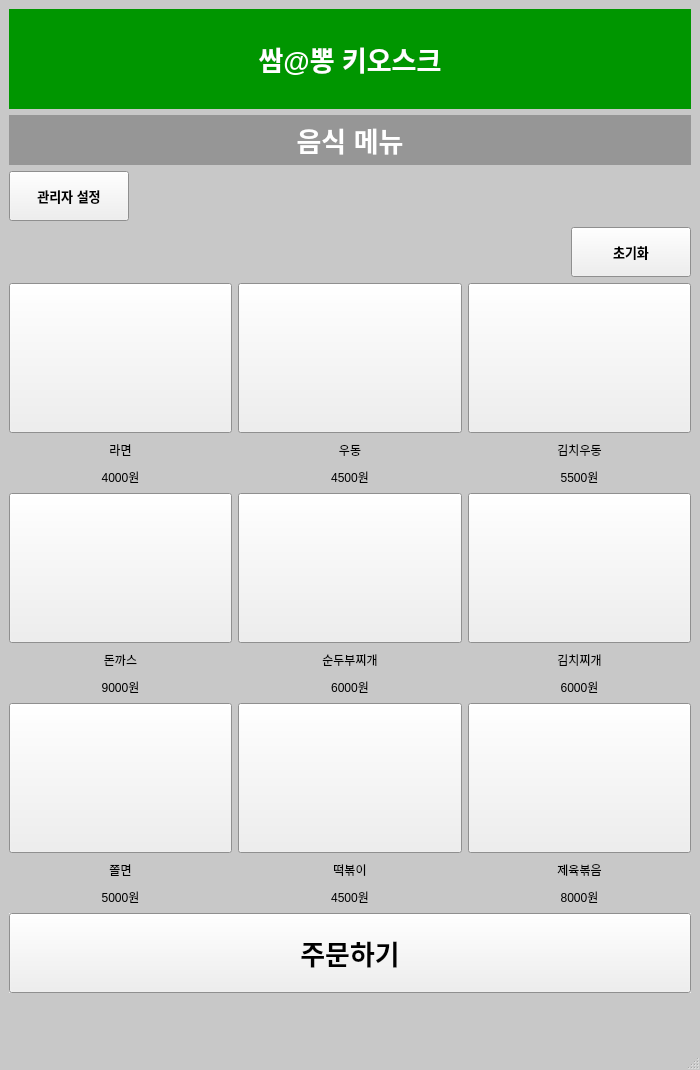
<?xml version="1.0" encoding="UTF-8"?>
<ui version="4.0">
 <class>Order</class>
 <widget class="QMainWindow" name="Order">
  <property name="geometry">
   <rect>
    <x>0</x>
    <y>0</y>
    <width>700</width>
    <height>1070</height>
   </rect>
  </property>
  <property name="palette">
   <palette>
    <active>
     <colorrole role="Base">
      <brush brushstyle="SolidPattern">
       <color alpha="255">
        <red>255</red>
        <green>255</green>
        <blue>255</blue>
       </color>
      </brush>
     </colorrole>
     <colorrole role="Window">
      <brush brushstyle="SolidPattern">
       <color alpha="255">
        <red>200</red>
        <green>200</green>
        <blue>200</blue>
       </color>
      </brush>
     </colorrole>
    </active>
    <inactive>
     <colorrole role="Base">
      <brush brushstyle="SolidPattern">
       <color alpha="255">
        <red>255</red>
        <green>255</green>
        <blue>255</blue>
       </color>
      </brush>
     </colorrole>
     <colorrole role="Window">
      <brush brushstyle="SolidPattern">
       <color alpha="255">
        <red>200</red>
        <green>200</green>
        <blue>200</blue>
       </color>
      </brush>
     </colorrole>
    </inactive>
    <disabled>
     <colorrole role="Base">
      <brush brushstyle="SolidPattern">
       <color alpha="255">
        <red>200</red>
        <green>200</green>
        <blue>200</blue>
       </color>
      </brush>
     </colorrole>
     <colorrole role="Window">
      <brush brushstyle="SolidPattern">
       <color alpha="255">
        <red>200</red>
        <green>200</green>
        <blue>200</blue>
       </color>
      </brush>
     </colorrole>
    </disabled>
   </palette>
  </property>
  <property name="windowTitle">
   <string>MainWindow</string>
  </property>
  <widget class="QWidget" name="centralwidget">
   <layout class="QGridLayout" name="gridLayout">
    <item row="0" column="0">
     <layout class="QVBoxLayout" name="verticalLayout">
      <item>
       <widget class="QLabel" name="Title">
        <property name="minimumSize">
         <size>
          <width>0</width>
          <height>100</height>
         </size>
        </property>
        <property name="maximumSize">
         <size>
          <width>16777215</width>
          <height>100</height>
         </size>
        </property>
        <property name="palette">
         <palette>
          <active>
           <colorrole role="WindowText">
            <brush brushstyle="SolidPattern">
             <color alpha="255">
              <red>255</red>
              <green>255</green>
              <blue>255</blue>
             </color>
            </brush>
           </colorrole>
           <colorrole role="Base">
            <brush brushstyle="SolidPattern">
             <color alpha="255">
              <red>255</red>
              <green>255</green>
              <blue>255</blue>
             </color>
            </brush>
           </colorrole>
           <colorrole role="Window">
            <brush brushstyle="SolidPattern">
             <color alpha="255">
              <red>0</red>
              <green>150</green>
              <blue>0</blue>
             </color>
            </brush>
           </colorrole>
          </active>
          <inactive>
           <colorrole role="WindowText">
            <brush brushstyle="SolidPattern">
             <color alpha="255">
              <red>255</red>
              <green>255</green>
              <blue>255</blue>
             </color>
            </brush>
           </colorrole>
           <colorrole role="Base">
            <brush brushstyle="SolidPattern">
             <color alpha="255">
              <red>255</red>
              <green>255</green>
              <blue>255</blue>
             </color>
            </brush>
           </colorrole>
           <colorrole role="Window">
            <brush brushstyle="SolidPattern">
             <color alpha="255">
              <red>0</red>
              <green>150</green>
              <blue>0</blue>
             </color>
            </brush>
           </colorrole>
          </inactive>
          <disabled>
           <colorrole role="WindowText">
            <brush brushstyle="SolidPattern">
             <color alpha="255">
              <red>120</red>
              <green>120</green>
              <blue>120</blue>
             </color>
            </brush>
           </colorrole>
           <colorrole role="Base">
            <brush brushstyle="SolidPattern">
             <color alpha="255">
              <red>0</red>
              <green>150</green>
              <blue>0</blue>
             </color>
            </brush>
           </colorrole>
           <colorrole role="Window">
            <brush brushstyle="SolidPattern">
             <color alpha="255">
              <red>0</red>
              <green>150</green>
              <blue>0</blue>
             </color>
            </brush>
           </colorrole>
          </disabled>
         </palette>
        </property>
        <property name="font">
         <font>
          <pointsize>20</pointsize>
          <weight>75</weight>
          <bold>true</bold>
          <underline>false</underline>
         </font>
        </property>
        <property name="autoFillBackground">
         <bool>true</bool>
        </property>
        <property name="text">
         <string>쌈@뽕 키오스크</string>
        </property>
        <property name="alignment">
         <set>Qt::AlignCenter</set>
        </property>
       </widget>
      </item>
      <item>
       <widget class="QLabel" name="Title_2">
        <property name="minimumSize">
         <size>
          <width>0</width>
          <height>50</height>
         </size>
        </property>
        <property name="maximumSize">
         <size>
          <width>16777215</width>
          <height>50</height>
         </size>
        </property>
        <property name="palette">
         <palette>
          <active>
           <colorrole role="WindowText">
            <brush brushstyle="SolidPattern">
             <color alpha="255">
              <red>255</red>
              <green>255</green>
              <blue>255</blue>
             </color>
            </brush>
           </colorrole>
           <colorrole role="Base">
            <brush brushstyle="SolidPattern">
             <color alpha="255">
              <red>255</red>
              <green>255</green>
              <blue>255</blue>
             </color>
            </brush>
           </colorrole>
           <colorrole role="Window">
            <brush brushstyle="SolidPattern">
             <color alpha="255">
              <red>150</red>
              <green>150</green>
              <blue>150</blue>
             </color>
            </brush>
           </colorrole>
          </active>
          <inactive>
           <colorrole role="WindowText">
            <brush brushstyle="SolidPattern">
             <color alpha="255">
              <red>255</red>
              <green>255</green>
              <blue>255</blue>
             </color>
            </brush>
           </colorrole>
           <colorrole role="Base">
            <brush brushstyle="SolidPattern">
             <color alpha="255">
              <red>255</red>
              <green>255</green>
              <blue>255</blue>
             </color>
            </brush>
           </colorrole>
           <colorrole role="Window">
            <brush brushstyle="SolidPattern">
             <color alpha="255">
              <red>150</red>
              <green>150</green>
              <blue>150</blue>
             </color>
            </brush>
           </colorrole>
          </inactive>
          <disabled>
           <colorrole role="WindowText">
            <brush brushstyle="SolidPattern">
             <color alpha="255">
              <red>120</red>
              <green>120</green>
              <blue>120</blue>
             </color>
            </brush>
           </colorrole>
           <colorrole role="Base">
            <brush brushstyle="SolidPattern">
             <color alpha="255">
              <red>150</red>
              <green>150</green>
              <blue>150</blue>
             </color>
            </brush>
           </colorrole>
           <colorrole role="Window">
            <brush brushstyle="SolidPattern">
             <color alpha="255">
              <red>150</red>
              <green>150</green>
              <blue>150</blue>
             </color>
            </brush>
           </colorrole>
          </disabled>
         </palette>
        </property>
        <property name="font">
         <font>
          <pointsize>20</pointsize>
          <weight>75</weight>
          <bold>true</bold>
          <underline>false</underline>
         </font>
        </property>
        <property name="autoFillBackground">
         <bool>true</bool>
        </property>
        <property name="text">
         <string>음식 메뉴</string>
        </property>
        <property name="alignment">
         <set>Qt::AlignCenter</set>
        </property>
       </widget>
      </item>
      <item>
       <layout class="QHBoxLayout" name="horizontalLayout_3">
        <item>
         <widget class="QPushButton" name="Admin">
          <property name="minimumSize">
           <size>
            <width>0</width>
            <height>50</height>
           </size>
          </property>
          <property name="maximumSize">
           <size>
            <width>120</width>
            <height>16777215</height>
           </size>
          </property>
          <property name="font">
           <font>
            <pointsize>10</pointsize>
            <weight>75</weight>
            <bold>true</bold>
           </font>
          </property>
          <property name="text">
           <string>관리자 설정</string>
          </property>
         </widget>
        </item>
        <item>
         <widget class="QLabel" name="label_6">
          <property name="maximumSize">
           <size>
            <width>16777215</width>
            <height>40</height>
           </size>
          </property>
          <property name="text">
           <string/>
          </property>
         </widget>
        </item>
       </layout>
      </item>
      <item>
       <layout class="QHBoxLayout" name="horizontalLayout">
        <item>
         <widget class="QLabel" name="label_2">
          <property name="maximumSize">
           <size>
            <width>16777215</width>
            <height>40</height>
           </size>
          </property>
          <property name="text">
           <string/>
          </property>
         </widget>
        </item>
        <item>
         <widget class="QPushButton" name="Reset">
          <property name="minimumSize">
           <size>
            <width>120</width>
            <height>50</height>
           </size>
          </property>
          <property name="maximumSize">
           <size>
            <width>120</width>
            <height>50</height>
           </size>
          </property>
          <property name="font">
           <font>
            <pointsize>10</pointsize>
            <weight>75</weight>
            <bold>true</bold>
           </font>
          </property>
          <property name="text">
           <string>초기화</string>
          </property>
         </widget>
        </item>
       </layout>
      </item>
      <item>
       <layout class="QGridLayout" name="gridLayout_2">
        <item row="8" column="0">
         <widget class="QLabel" name="foodLB7">
          <property name="maximumSize">
           <size>
            <width>300</width>
            <height>40</height>
           </size>
          </property>
          <property name="text">
           <string>쫄면</string>
          </property>
          <property name="alignment">
           <set>Qt::AlignCenter</set>
          </property>
         </widget>
        </item>
        <item row="3" column="0">
         <widget class="QLabel" name="foodLB_Pr_1">
          <property name="maximumSize">
           <size>
            <width>300</width>
            <height>40</height>
           </size>
          </property>
          <property name="text">
           <string>4000원</string>
          </property>
          <property name="alignment">
           <set>Qt::AlignCenter</set>
          </property>
         </widget>
        </item>
        <item row="4" column="0">
         <widget class="QPushButton" name="food4">
          <property name="minimumSize">
           <size>
            <width>150</width>
            <height>150</height>
           </size>
          </property>
          <property name="maximumSize">
           <size>
            <width>16777215</width>
            <height>16777215</height>
           </size>
          </property>
          <property name="text">
           <string/>
          </property>
         </widget>
        </item>
        <item row="1" column="1">
         <widget class="QPushButton" name="food2">
          <property name="minimumSize">
           <size>
            <width>150</width>
            <height>150</height>
           </size>
          </property>
          <property name="maximumSize">
           <size>
            <width>16777215</width>
            <height>16777215</height>
           </size>
          </property>
          <property name="text">
           <string/>
          </property>
         </widget>
        </item>
        <item row="3" column="1">
         <widget class="QLabel" name="foodLB_Pr_2">
          <property name="maximumSize">
           <size>
            <width>300</width>
            <height>40</height>
           </size>
          </property>
          <property name="text">
           <string>4500원</string>
          </property>
          <property name="alignment">
           <set>Qt::AlignCenter</set>
          </property>
         </widget>
        </item>
        <item row="8" column="1">
         <widget class="QLabel" name="foodLB8">
          <property name="maximumSize">
           <size>
            <width>300</width>
            <height>40</height>
           </size>
          </property>
          <property name="text">
           <string>떡볶이</string>
          </property>
          <property name="alignment">
           <set>Qt::AlignCenter</set>
          </property>
         </widget>
        </item>
        <item row="5" column="1">
         <widget class="QLabel" name="foodLB5">
          <property name="maximumSize">
           <size>
            <width>300</width>
            <height>40</height>
           </size>
          </property>
          <property name="text">
           <string>순두부찌개</string>
          </property>
          <property name="alignment">
           <set>Qt::AlignCenter</set>
          </property>
         </widget>
        </item>
        <item row="3" column="2">
         <widget class="QLabel" name="foodLB_Pr_3">
          <property name="maximumSize">
           <size>
            <width>300</width>
            <height>40</height>
           </size>
          </property>
          <property name="text">
           <string>5500원</string>
          </property>
          <property name="alignment">
           <set>Qt::AlignCenter</set>
          </property>
         </widget>
        </item>
        <item row="6" column="2">
         <widget class="QLabel" name="foodLB_Pr_6">
          <property name="maximumSize">
           <size>
            <width>300</width>
            <height>40</height>
           </size>
          </property>
          <property name="text">
           <string>6000원</string>
          </property>
          <property name="alignment">
           <set>Qt::AlignCenter</set>
          </property>
         </widget>
        </item>
        <item row="7" column="1">
         <widget class="QPushButton" name="food8">
          <property name="minimumSize">
           <size>
            <width>150</width>
            <height>150</height>
           </size>
          </property>
          <property name="maximumSize">
           <size>
            <width>16777215</width>
            <height>16777215</height>
           </size>
          </property>
          <property name="text">
           <string/>
          </property>
         </widget>
        </item>
        <item row="7" column="2">
         <widget class="QPushButton" name="food9">
          <property name="minimumSize">
           <size>
            <width>150</width>
            <height>150</height>
           </size>
          </property>
          <property name="maximumSize">
           <size>
            <width>16777215</width>
            <height>16777215</height>
           </size>
          </property>
          <property name="text">
           <string/>
          </property>
         </widget>
        </item>
        <item row="2" column="0">
         <widget class="QLabel" name="foodLB1">
          <property name="maximumSize">
           <size>
            <width>300</width>
            <height>40</height>
           </size>
          </property>
          <property name="text">
           <string>라면</string>
          </property>
          <property name="alignment">
           <set>Qt::AlignCenter</set>
          </property>
         </widget>
        </item>
        <item row="1" column="2">
         <widget class="QPushButton" name="food3">
          <property name="minimumSize">
           <size>
            <width>150</width>
            <height>150</height>
           </size>
          </property>
          <property name="maximumSize">
           <size>
            <width>16777215</width>
            <height>16777215</height>
           </size>
          </property>
          <property name="text">
           <string/>
          </property>
         </widget>
        </item>
        <item row="5" column="2">
         <widget class="QLabel" name="foodLB6">
          <property name="maximumSize">
           <size>
            <width>300</width>
            <height>40</height>
           </size>
          </property>
          <property name="text">
           <string>김치찌개</string>
          </property>
          <property name="alignment">
           <set>Qt::AlignCenter</set>
          </property>
         </widget>
        </item>
        <item row="7" column="0">
         <widget class="QPushButton" name="food7">
          <property name="minimumSize">
           <size>
            <width>150</width>
            <height>150</height>
           </size>
          </property>
          <property name="maximumSize">
           <size>
            <width>16777215</width>
            <height>16777215</height>
           </size>
          </property>
          <property name="text">
           <string/>
          </property>
         </widget>
        </item>
        <item row="8" column="2">
         <widget class="QLabel" name="foodLB9">
          <property name="maximumSize">
           <size>
            <width>300</width>
            <height>40</height>
           </size>
          </property>
          <property name="text">
           <string>제육볶음</string>
          </property>
          <property name="alignment">
           <set>Qt::AlignCenter</set>
          </property>
         </widget>
        </item>
        <item row="1" column="0">
         <widget class="QPushButton" name="food1">
          <property name="minimumSize">
           <size>
            <width>150</width>
            <height>150</height>
           </size>
          </property>
          <property name="maximumSize">
           <size>
            <width>16777215</width>
            <height>16777215</height>
           </size>
          </property>
          <property name="text">
           <string/>
          </property>
         </widget>
        </item>
        <item row="2" column="2">
         <widget class="QLabel" name="foodLB3">
          <property name="maximumSize">
           <size>
            <width>300</width>
            <height>40</height>
           </size>
          </property>
          <property name="text">
           <string>김치우동</string>
          </property>
          <property name="alignment">
           <set>Qt::AlignCenter</set>
          </property>
         </widget>
        </item>
        <item row="6" column="0">
         <widget class="QLabel" name="foodLB_Pr_4">
          <property name="maximumSize">
           <size>
            <width>300</width>
            <height>40</height>
           </size>
          </property>
          <property name="text">
           <string>9000원</string>
          </property>
          <property name="alignment">
           <set>Qt::AlignCenter</set>
          </property>
         </widget>
        </item>
        <item row="6" column="1">
         <widget class="QLabel" name="foodLB_Pr_5">
          <property name="maximumSize">
           <size>
            <width>300</width>
            <height>40</height>
           </size>
          </property>
          <property name="text">
           <string>6000원</string>
          </property>
          <property name="alignment">
           <set>Qt::AlignCenter</set>
          </property>
         </widget>
        </item>
        <item row="4" column="1">
         <widget class="QPushButton" name="food5">
          <property name="minimumSize">
           <size>
            <width>150</width>
            <height>150</height>
           </size>
          </property>
          <property name="maximumSize">
           <size>
            <width>16777215</width>
            <height>16777215</height>
           </size>
          </property>
          <property name="text">
           <string/>
          </property>
         </widget>
        </item>
        <item row="2" column="1">
         <widget class="QLabel" name="foodLB2">
          <property name="maximumSize">
           <size>
            <width>300</width>
            <height>40</height>
           </size>
          </property>
          <property name="text">
           <string>우동</string>
          </property>
          <property name="alignment">
           <set>Qt::AlignCenter</set>
          </property>
         </widget>
        </item>
        <item row="5" column="0">
         <widget class="QLabel" name="foodLB4">
          <property name="maximumSize">
           <size>
            <width>300</width>
            <height>40</height>
           </size>
          </property>
          <property name="text">
           <string>돈까스</string>
          </property>
          <property name="alignment">
           <set>Qt::AlignCenter</set>
          </property>
         </widget>
        </item>
        <item row="4" column="2">
         <widget class="QPushButton" name="food6">
          <property name="minimumSize">
           <size>
            <width>150</width>
            <height>150</height>
           </size>
          </property>
          <property name="maximumSize">
           <size>
            <width>16777215</width>
            <height>16777215</height>
           </size>
          </property>
          <property name="text">
           <string/>
          </property>
         </widget>
        </item>
        <item row="9" column="0">
         <widget class="QLabel" name="foodLB_Pr_7">
          <property name="maximumSize">
           <size>
            <width>300</width>
            <height>40</height>
           </size>
          </property>
          <property name="text">
           <string>5000원</string>
          </property>
          <property name="alignment">
           <set>Qt::AlignCenter</set>
          </property>
         </widget>
        </item>
        <item row="9" column="1">
         <widget class="QLabel" name="foodLB_Pr_8">
          <property name="maximumSize">
           <size>
            <width>300</width>
            <height>40</height>
           </size>
          </property>
          <property name="text">
           <string>4500원</string>
          </property>
          <property name="alignment">
           <set>Qt::AlignCenter</set>
          </property>
         </widget>
        </item>
        <item row="9" column="2">
         <widget class="QLabel" name="foodLB_Pr_9">
          <property name="maximumSize">
           <size>
            <width>300</width>
            <height>40</height>
           </size>
          </property>
          <property name="text">
           <string>8000원</string>
          </property>
          <property name="alignment">
           <set>Qt::AlignCenter</set>
          </property>
         </widget>
        </item>
       </layout>
      </item>
      <item>
       <widget class="QPushButton" name="Orderlist">
        <property name="minimumSize">
         <size>
          <width>0</width>
          <height>80</height>
         </size>
        </property>
        <property name="font">
         <font>
          <pointsize>20</pointsize>
          <weight>75</weight>
          <bold>true</bold>
         </font>
        </property>
        <property name="autoFillBackground">
         <bool>true</bool>
        </property>
        <property name="text">
         <string>주문하기</string>
        </property>
        <property name="checkable">
         <bool>false</bool>
        </property>
        <property name="flat">
         <bool>false</bool>
        </property>
       </widget>
      </item>
      <item>
       <widget class="QLabel" name="label_4">
        <property name="maximumSize">
         <size>
          <width>16777215</width>
          <height>40</height>
         </size>
        </property>
        <property name="text">
         <string/>
        </property>
       </widget>
      </item>
     </layout>
    </item>
   </layout>
  </widget>
  <widget class="QMenuBar" name="menubar">
   <property name="geometry">
    <rect>
     <x>0</x>
     <y>0</y>
     <width>700</width>
     <height>26</height>
    </rect>
   </property>
  </widget>
  <widget class="QStatusBar" name="statusbar"/>
 </widget>
 <resources/>
 <connections/>
</ui>
